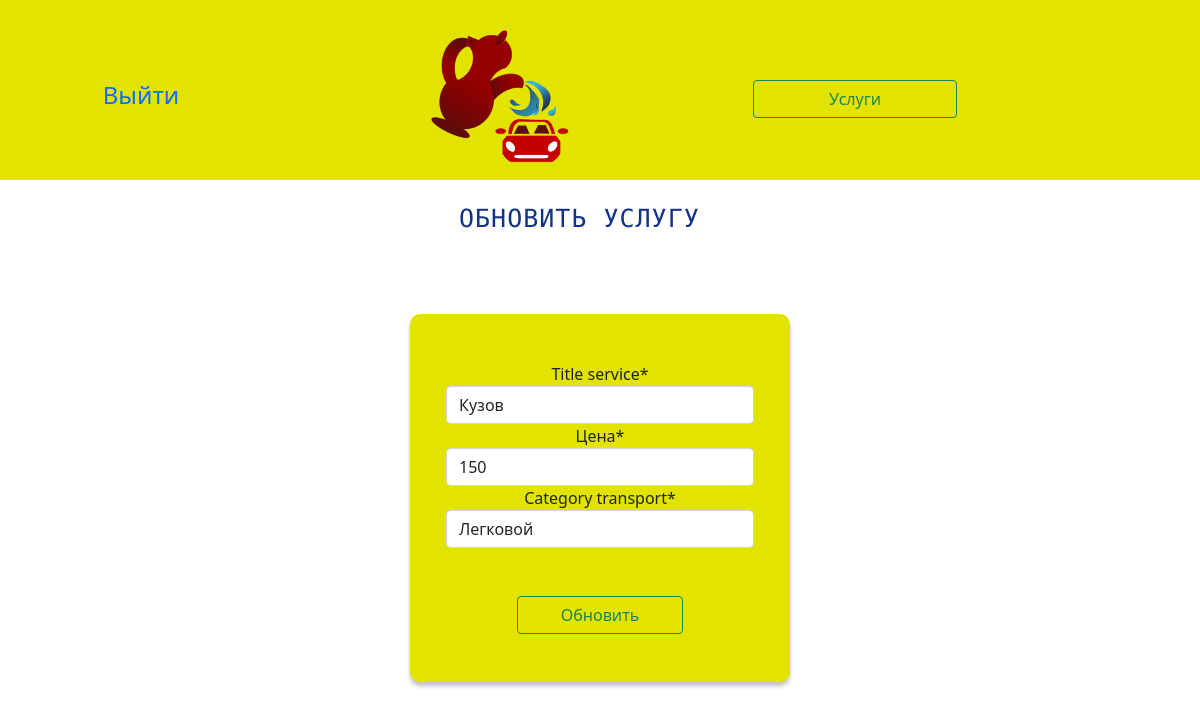
Screenshot of /1/price_update with the database file from the repository.
### kumgan/models.py (models this page shows, shortened)
class Services(models.Model):
    title_service = models.CharField(max_length=20)
    price_service = models.IntegerField(verbose_name='Цена')
    amount = models.IntegerField(default=1, verbose_name="Количество")
    category_transport = models.ForeignKey(Category_Transport,
                                           on_delete=models.CASCADE, related_name="category_transport")
    class Meta:
        verbose_name = 'Service'
        verbose_name_plural = 'Services'

### kumgan/views.py (the view)
# urls.py: path('<int:pk>/price_update', views.PriceUpdateView.as_view(), name='price_update'),
class PriceUpdateView(UpdateView):
    model = Services
    template_name = 'kumgan/price_update.html'
    form_class = ServicesUpdateForm

### kumgan/forms.py
class ServicesUpdateForm(forms.ModelForm):
    class Meta:
        model = Services
        fields = ('title_service', 'price_service', 'category_transport',)

### kumgan/models.py (called while the page is built)
    def __str__(self):
        return self.type_of_car

### kumgan/templates/kumgan/price_update.html (shortened to what this page needs)
{% extends 'kumgan/base.html' %}
{% load crispy_forms_filters %}
{% load static %}
{% load crispy_forms_tags %}
{% block title_page %}
    <span class="container">
    <div class="row text-center justify-content-center">
        <h2 class="col-3 title_of_page">Обновить Услугу</h2>
    </div>
    </span>
{% endblock title_page %}
{% block header %}
<header class="header_bg">
<span class="container">
    <div class="row text-center justify-content-center align-items-center">
        <a class="col-2" href="{% url 'kumgan:signout' %}">
        <h4>Выйти</h4> </a>
        <a href="{% url 'kumgan:home'%}" class="col-5">
           <img src="{% static 'kumgan/images/header_logo.png' %}" height="150px" alt="logo"/>
        </a>
         <a href="{% url 'kumgan:price_list' %}" type="button" class="btn btn-outline-success col-2">Услуги</a>
    </div>
</span>
</header>
{% endblock header %}
{% block content %}
    <div class="container pt-5 ">
        <div class="row justify-content-center text-center">
            <div class="col-4 border_time_date_card">
                <form class="pt-5" method="post">
                    <div class="container">
                        <div class="row justify-content-center">
                            <div class="col-12">{{ form.title_service | as_crispy_field }}</div>
                            <div class="col-12">{{ form.price_service | as_crispy_field }}</div>
                            <div class="col-12">{{ form.category_transport | as_crispy_field }}</div>
                            <button id="button_index" type="submit"
                                    class="btn btn-outline-success text-center w-50 m-5">
                                Обновить
                            </button>
                        </div>
                    </div>
                </form>
            </div>
        </div>
    </div>
{%  endblock content %}

### kumgan/static/kumgan/css/base.css (style rules this page uses)
body { padding: 0; margin: 0; }
.header_bg { background-color: #E3E300; width: 100%; height: 180px; }
a { text-decoration: none; }
.title_of_page { font-family: 'Rubik Mono One', sans-serif; font-style: normal; font-weight: 400; font-size: 25px; line-height: 30px; display: flex; letter-spacing: 0.04em; text-decoration: none; text-transform: uppercase; color: #113286; }
.border_time_date_card { background: #E3E300; box-shadow: 0 4px 4px rgba(0, 0, 0, 0.25); border-radius: 10px; }

### rows the page displays
Services: title_service "Кузов", price_service "150", category_transport "Легковой"
